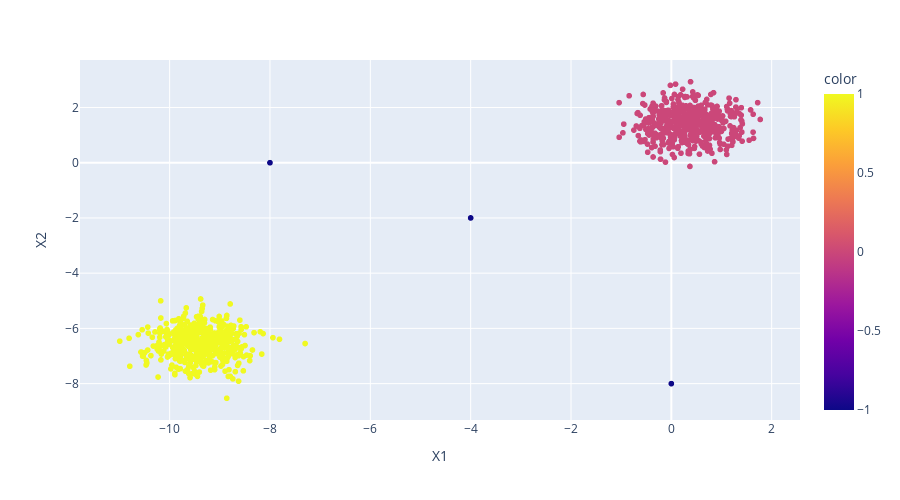

Here is the notebook cell this chart was saved with:
### Code cell
dbscan_model = DBSCAN(eps=1)
display_categories(dbscan_model,two_blobs_outliers)

### Figure 1 — Plotly figure (JSON) as saved in the notebook; plotly's stock layout.template omitted (floating-point values rounded to 4 significant figures; data arrays with more than 128 entries replaced by an {"elided": "..."} marker saying what was removed)
{"data": [{"hovertemplate": "X1=%{x}<br>X2=%{y}<br>color=%{marker.color}<extra></extra>", "legendgroup": "", "marker": {"color": {"elided": "1003 int values"}, "coloraxis": "coloraxis", "symbol": "circle"}, "mode": "markers", "name": "", "showlegend": false, "type": "scattergl", "x": {"elided": "1003 float values"}, "xaxis": "x", "y": {"elided": "1003 float values"}, "yaxis": "y"}], "layout": {"coloraxis": {"colorbar": {"title": {"text": "color"}}, "colorscale": [[0, "#0d0887"], [0.1111, "#46039f"], [0.2222, "#7201a8"], [0.3333, "#9c179e"], [0.4444, "#bd3786"], [0.5556, "#d8576b"], [0.6667, "#ed7953"], [0.7778, "#fb9f3a"], [0.8889, "#fdca26"], [1, "#f0f921"]]}, "height": 500, "legend": {"tracegroupgap": 0}, "margin": {"t": 60}, "xaxis": {"anchor": "y", "domain": [0, 1], "title": {"text": "X1"}}, "yaxis": {"anchor": "x", "domain": [0, 1], "title": {"text": "X2"}}}}
